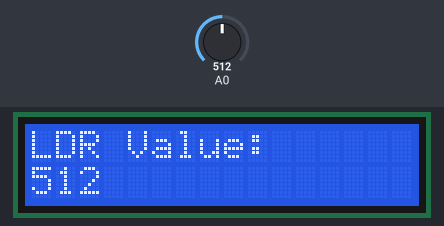
A sketch run on a simulated Arduino Uno, built with avr-gcc and run on an emulated ATmega328P. Parts: 16×2 character LCD. Inputs (shaded band) come from the test bench; at power-on: A0 = 512.

Above: at 1.2 s.
1.3 s: A0 set to 716
At 3.5 s:
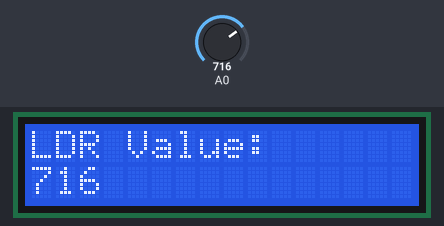
4.0 s: A0 set to 900
At 4.4 s:
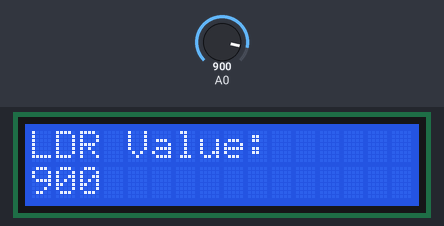
6.7 s: A0 set to 1023
At 8.7 s:
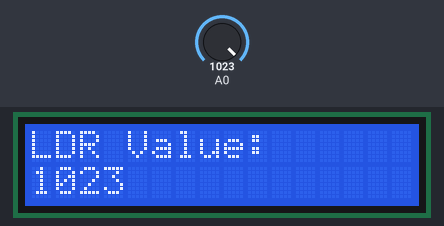
Timing chart, 0 to 10.2 s (numbered marks = the images above; inputs shaded):
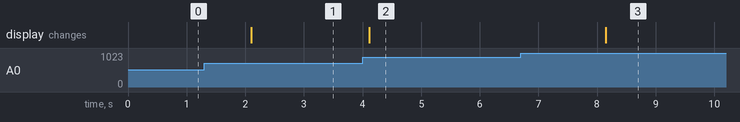

Measured:
- after the input at 1.3 s, the display: changes after 0.80 s (image 1)
- after the input at 4.0 s, the display: changes after 0.12 s (image 2)
- after the input at 6.7 s, the display: changes after 1.4 s (image 3)

The sketch:

LDRvalueprinterLCD.ino
```cpp
#include <Wire.h>
#include <LiquidCrystal_I2C.h>

LiquidCrystal_I2C  lcd(0x27, 16, 2);

void setup() {
    Serial.begin(9600);
    lcd.init();
    lcd.backlight();
}

void loop() {
    lcd.clear();
    int lightval = analogRead(A0);
    lcd.setCursor(0,0);
    lcd.print("LDR Value:");
    lcd.setCursor(0,1);
    lcd.print(lightval);
    delay(2000);
}
```
